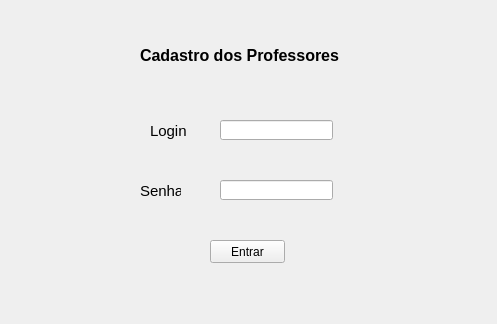
<?xml version="1.0" encoding="UTF-8"?>
<ui version="4.0">
 <class>project2</class>
 <widget class="QWidget" name="project2">
  <property name="geometry">
   <rect>
    <x>0</x>
    <y>0</y>
    <width>497</width>
    <height>324</height>
   </rect>
  </property>
  <property name="windowTitle">
   <string>project2</string>
  </property>
  <widget class="QLineEdit" name="lineEdit">
   <property name="geometry">
    <rect>
     <x>220</x>
     <y>120</y>
     <width>113</width>
     <height>20</height>
    </rect>
   </property>
  </widget>
  <widget class="QLabel" name="label">
   <property name="geometry">
    <rect>
     <x>150</x>
     <y>120</y>
     <width>41</width>
     <height>21</height>
    </rect>
   </property>
   <property name="font">
    <font>
     <pointsize>11</pointsize>
    </font>
   </property>
   <property name="text">
    <string>Login</string>
   </property>
  </widget>
  <widget class="QLabel" name="label_2">
   <property name="geometry">
    <rect>
     <x>140</x>
     <y>180</y>
     <width>41</width>
     <height>21</height>
    </rect>
   </property>
   <property name="font">
    <font>
     <pointsize>11</pointsize>
    </font>
   </property>
   <property name="text">
    <string>Senha</string>
   </property>
  </widget>
  <widget class="QLineEdit" name="lineEdit_2">
   <property name="geometry">
    <rect>
     <x>220</x>
     <y>180</y>
     <width>113</width>
     <height>20</height>
    </rect>
   </property>
  </widget>
  <widget class="QLabel" name="label_3">
   <property name="geometry">
    <rect>
     <x>140</x>
     <y>40</y>
     <width>231</width>
     <height>31</height>
    </rect>
   </property>
   <property name="font">
    <font>
     <pointsize>12</pointsize>
     <weight>75</weight>
     <bold>true</bold>
    </font>
   </property>
   <property name="text">
    <string>Cadastro dos Professores</string>
   </property>
  </widget>
  <widget class="QPushButton" name="pushButton">
   <property name="geometry">
    <rect>
     <x>210</x>
     <y>240</y>
     <width>75</width>
     <height>23</height>
    </rect>
   </property>
   <property name="text">
    <string>Entrar</string>
   </property>
  </widget>
 </widget>
 <layoutdefault spacing="6" margin="11"/>
 <resources/>
 <connections/>
</ui>
